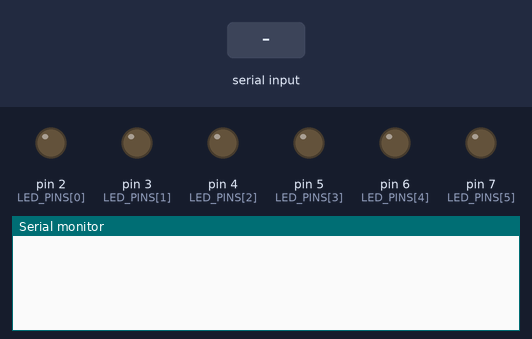
A sketch run on a simulated Arduino Uno, built with avr-gcc and run on an emulated ATmega328P. Parts: output pins drawn as LEDs (lit = HIGH), the last lines printed to the serial monitor. The inputs (shaded band) are chosen by the test bench.

Above: at 1.2 s.
1.3 s: "OFF\n" received over Serial
At 1.8 s:
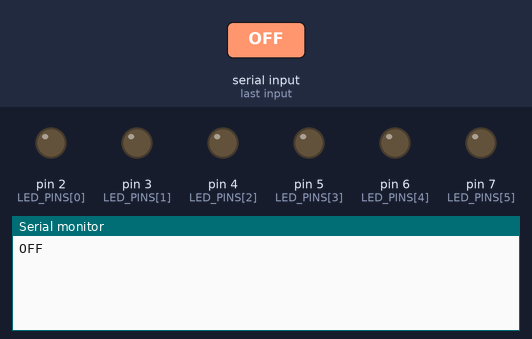
2.8 s: "90,45\n" received over Serial
At 4.0 s:
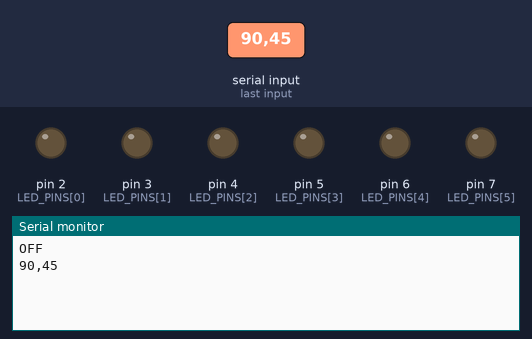
4.3 s: "5\n" received over Serial
At 5.3 s:
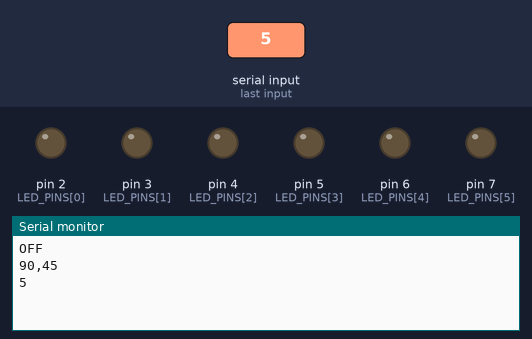

The sketch:

communicate.ino
```cpp
const int LED_PINS[6] = {2, 3, 4, 5, 6, 7};

void setup() {
  Serial.begin(115200);
  for (int i=0; i<6; i++) {
    pinMode(LED_PINS[i], OUTPUT);
    digitalWrite(LED_PINS[i], LOW);
  }
}

void loop() {
  if (Serial.available() > 0) {
    String message = Serial.readStringUntil('\n');
    message.trim();
    Serial.println(message);

    if (message == "OFF") {
      for (int i=0; i < 6; i++) {
        digitalWrite(LED_PINS[i], LOW);
      }
    } else if (message.startsWith("Z")) {
      int zone = message.substring(1).toInt();
      if (zone >= 1 && zone <= 6) {
        for (int i=0; i < 6; i++) {
          digitalWrite(LED_PINS[i], LOW);
        }
        digitalWrite(LED_PINS[zone-1], HIGH);
      }
    }
  }
}
```

Measured:
- after the input at 1.3 s, the serial monitor: prints a new line at once (image 1)
- after the input at 2.8 s, the serial monitor: prints a new line at once (image 2)
- after the input at 4.3 s, the serial monitor: prints a new line at once (image 3)
